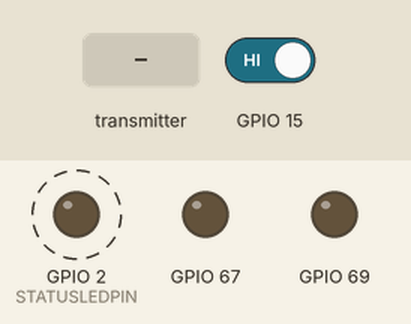
A program run on a simulated ESP8266 (NodeMCU). On the bench: output pins drawn as LEDs (lit = HIGH). Dashed ring = blinking. Inputs (shaded band) come from the test bench; at power-on: GPIO 15 HIGH. No radio packets arrive unless stated; what the program prints to the serial monitor is not drawn.

Above: at 1.7 s.
1.8 s: GPIO 15 driven LOW
4.5 s: the transmitter starts sending got_time = 0
Timing chart, 0 to 13.5 s (numbered marks = the images above; inputs shaded):
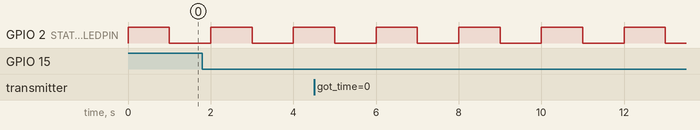

Measured:
- by itself, GPIO 2 (STATUSLEDPIN): alternates HIGH for 1.0 s and LOW for 1.0 s

The program:

main.cpp
```cpp
#include <Arduino.h>
#include <Wire.h>
#include <Timer.h>
#include "PCF8574.h"
#include <Ethernet.h>
#include "RF24.h"

/*
* Nodemcu board : pin number is equal to GPIO
* pin 1 = GPIO1 = TX
* pin 2 = GPIO2 = D4
* pin 3 = GPIO3 = RX
* pin 4 = GPIO4 = D2
* pin 5 = GPIO5 = D1
* pin 12 = GPIO12 = D6
* pin 13 = GPIO13 = D7
* pin 14 = GPIO14 = D5
* pin 15 = GPIO15 = D8
* pin 16 = GPIO16 = D0
*/

const uint8_t STATUSLEDPIN{2}; //Statusled atached to GPIO nr
const uint8_t sda{4};
const uint8_t scl{5};
const uint8_t relaisctrl{P5}; // Output to control the relais
const uint8_t nrfirq{P2}; // NRF24 IRQ input, active low and controlled by three maskable interrupt sources
const uint8_t nrfce{P0}; // active high and used to activate the chip in RX or TX mode
const uint8_t srtrig{P3}; // Trigger pin HC-SR04
const uint8_t srecho{P4}; // Echo pin HC-SR04

//#define DEBUG
#undef DEBUG

IPAddress ip(192,168,3,9);
IPAddress dns2(192,168,3,1);
IPAddress gateway(192,168,3,1); //Specify the gateway in case different from the server
IPAddress subnet(255,255,255,0);

// set in RF24_config.h #define USEPCF8574 if using PCF8574
#define CE P0 // using PCF8574 so we need to specify the pin of the PCF8574 to which the CE pin of the NRF24 is connected
#define CSN P1 // same but now for the CSN pin of the NRF24
PCF8574 PCF(0x20, sda, scl);
RF24 radio(CE, CSN);
byte addresses[][6] = {"1Node","2Node"};

// Do not modify anything below this point.
Timer t;
uint8_t SledTimerNr;
volatile bool interrupt;

ICACHE_RAM_ATTR void callback(); // to handle interrupt

void check_if_exist_I2C() {
  byte error, address;
  int nDevices;
  nDevices = 0;
  for (address = 1; address < 127; address++ )  {
    // The i2c_scanner uses the return value of
    // the Write.endTransmisstion to see if
    // a device did acknowledge to the address.
    Wire.beginTransmission(address);
    error = Wire.endTransmission();

    if (error == 0){
      Serial.print("I2C device found at address 0x");
      if (address < 16)
        Serial.print("0");
      Serial.print(address, HEX);
      Serial.println("  !");

      nDevices++;
    } else if (error == 4) {
      Serial.print("Unknow error at address 0x");
      if (address < 16)
        Serial.print("0");
      Serial.println(address, HEX);
    }
  } //for loop
  if (nDevices == 0)
    Serial.println("No I2C devices found");
}

void setup() {
  // Begin Serial on 115200
  // Remember to choose the correct Baudrate on the Serial monitor!
  Serial.begin(115200);
  Serial.print ("\r\nInitialising !\r\n");
  pinMode(15, INPUT);
  pinMode(STATUSLEDPIN, OUTPUT);
  SledTimerNr = t.oscillate(STATUSLEDPIN, 1000, HIGH);
  PCF.pinMode(nrfirq, INPUT);
  PCF.pinMode(srtrig, OUTPUT); // Trigger pin HC-SR04
  PCF.pinMode(srecho, INPUT); // Echo pin HC-SR04
  PCF.pinMode(relaisctrl, OUTPUT);
  PCF.begin();
  PCF.digitalWrite(relaisctrl, LOW);
  check_if_exist_I2C();
  SPI.beginTransaction(SPISettings(8000000, MSBFIRST, SPI_MODE0));
  radio.begin(&PCF);
  radio.setDataRate(RF24_2MBPS); //max speed
  radio.setChannel(0x4c);
  // Set the PA Level low to prevent power supply related issues since this is a
  // getting_started sketch, and the likelihood of close proximity of the devices. RF24_PA_MAX is default.
  radio.setPALevel(RF24_PA_MAX);
  // Open a writing and reading pipe on each radio, with opposite addresses
  radio.openWritingPipe(addresses[0]);
  radio.openReadingPipe(1,addresses[1]);
  // Start the radio listening for data
  radio.startListening();
  radio.printDetails();
  uint16_t tijd = millis();
  while (millis() - tijd < 500);
  attachInterrupt(digitalPinToInterrupt(15), callback, FALLING);
  wdt_disable();
}

void loop() {
  t.update(); // update all timer events;
  if (interrupt) {
    interrupt = false;
    Serial.println("Interrupt !");
  }
  if(!PCF.isLastTransmissionSuccess()) Serial.println("Transmissie fout");
  unsigned long start_time = micros();                             // Take the time, and send it.  This will block until complete
  Serial.print(String("Sending ") + String(start_time) +"\r\n");
  boolean timeout = false;                                 // Set up a variable to indicate if a response was received or not
//  radio.stopListening();                                    // First, stop listening so we can talk.
//  radio.write(&start_time, sizeof(unsigned long), 0);
  radio.startListening();
  unsigned long started_waiting_at = micros(); // Set up a timeout period, get the current microseconds
  while ( !radio.available()){
    // While nothing is received
    t.update();
    if (micros() - started_waiting_at > 200000 ){            // If waited longer than 200ms, indicate timeout and exit while loop
        timeout = true;
        break;
    }
  }
  if ( timeout ){                                             // Describe the results
      Serial.print("Failed, response timed out.\r\n");
  }else{
      unsigned long got_time;                                 // Grab the response, compare, and send to debugging spew
      radio.read( &got_time, sizeof(unsigned long) );
      unsigned long end_time = micros();
      // Spew it
      Serial.print(String("Response : ") + String(got_time));
      Serial.print(String(" Round-trip delay : ") + String(end_time - start_time) + " micros\r\n");
  }
  // Try again 1s later
  unsigned long waittime{millis()};
  while (millis()-waittime < 1000) {
    t.update();
  }
  Serial.println(radio.isChipConnected()?"Ja":"Nee");
}

ICACHE_RAM_ATTR void callback() {
  interrupt = true;
}
```
